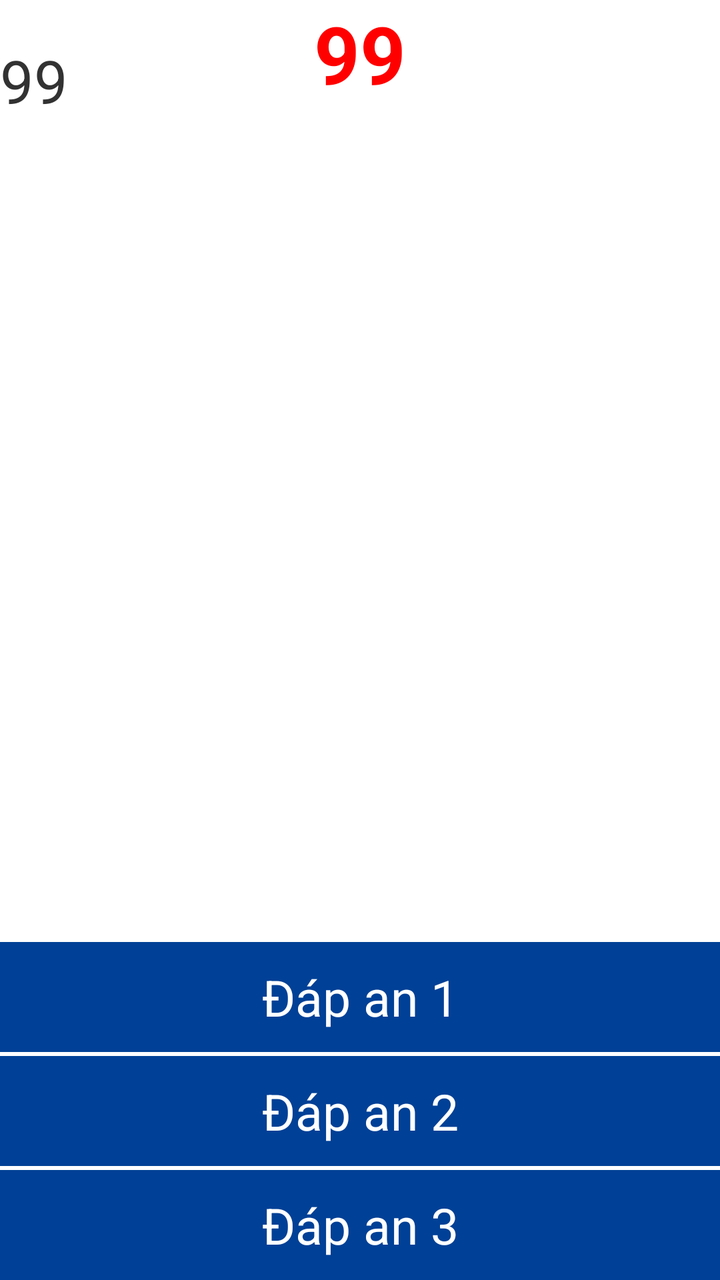
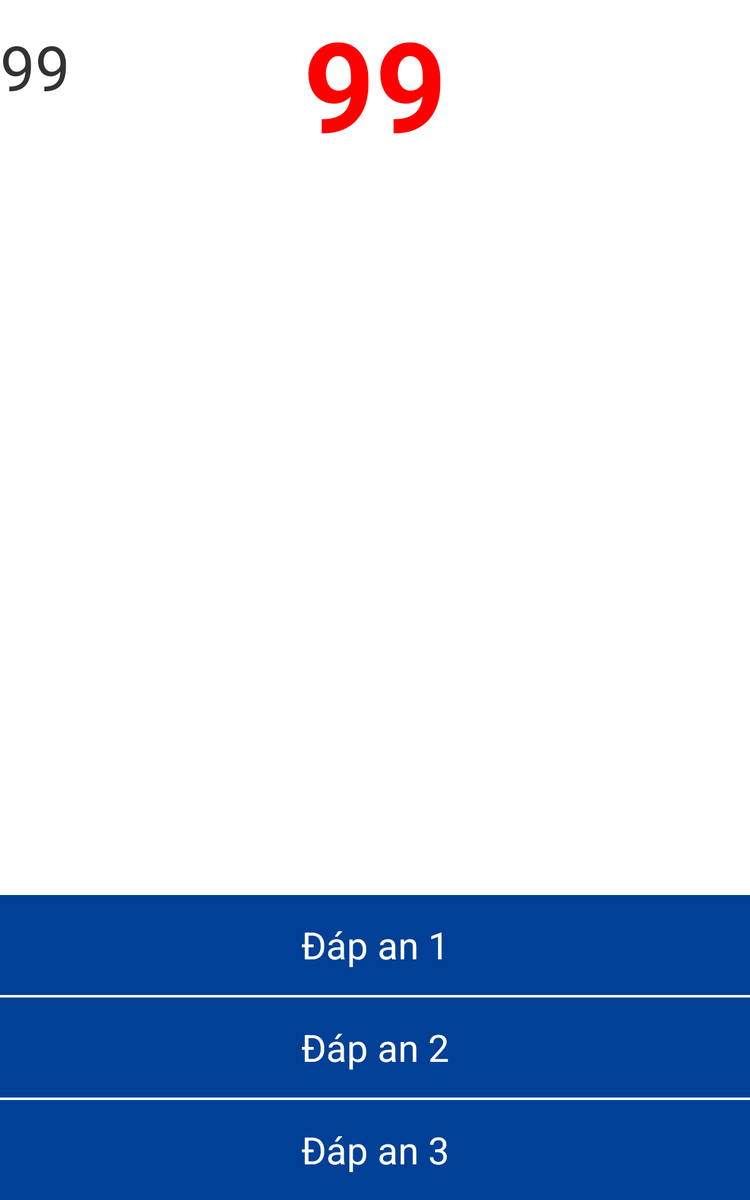

Two renders of one Android screen. The first uses the default layout on a phone; the second uses the alternative layout the repository ships for a different screen configuration, on a matching device. The two XML files are below.
<!-- AndroidManifest.xml: activity theme android:Theme.Holo.Light.NoActionBar.Fullscreen -->
<!-- res/layout/activity_gameplaycountdown.xml -->
<?xml version="1.0" encoding="utf-8"?>

<RelativeLayout xmlns:android="http://schemas.android.com/apk/res/android"
    android:orientation="vertical" android:layout_width="match_parent"
    android:layout_height="match_parent"
    android:background="@drawable/gamebackground">
    <TextView
        android:layout_width="wrap_content"
        android:layout_height="wrap_content"
        android:text="@string/score"
        android:textSize="@dimen/score_text_size"
        android:layout_centerHorizontal="true"
        android:id="@+id/txtScore"
        android:textStyle="bold"
        android:textColor="@color/textcolorred"/>
    <TextView
        android:layout_width="wrap_content"
        android:layout_height="wrap_content"
        android:text="@string/score"
        android:textSize="@dimen/timecountdown_text_size"
        android:layout_marginTop="20sp"
        android:id="@+id/txtCoutdown"
        />
    <ImageView
        android:layout_width="300sp"
        android:layout_height="300sp"
        android:src="@drawable/abrahamlincoln"
        android:layout_centerHorizontal="true"
        android:contentDescription="@string/contentdescription"
        android:layout_below="@+id/txtCoutdown"
        android:layout_marginTop="10sp"
        android:id="@+id/ivLogo"
        android:background="@null"
        />
    <Button
        android:layout_width="match_parent"
        android:layout_height="@dimen/button_anwser_height"
        android:layout_alignParentBottom="true"
        android:text="Đáp an 3"
        android:textColor="@color/textcolorwhite"
        android:background="@color/button_answer_2"
        android:layout_marginTop="@dimen/answer_margin_top"
        android:textSize="@dimen/button_anwser_text_size"
        android:id="@+id/btnAnswer3"/>
    <Button
        android:layout_width="match_parent"
        android:layout_height="@dimen/button_anwser_height"
        android:text="Đáp an 2"
        android:textColor="@color/textcolorwhite"
        android:background="@color/button_answer_2"
        android:layout_marginTop="@dimen/answer_margin_top"
        android:textSize="@dimen/button_anwser_text_size"
        android:id="@+id/btnAnswer2"
        android:layout_above="@id/btnAnswer3"/>
    <Button
        android:layout_width="match_parent"
        android:layout_height="@dimen/button_anwser_height"
        android:layout_above="@id/btnAnswer2"
        android:text="Đáp an 1"
        android:layout_marginTop="@dimen/answer_margin_top"
        android:textColor="@color/textcolorwhite"
        android:background="@color/button_answer_2"
        android:textSize="@dimen/button_anwser_text_size"
        android:id="@+id/btnAnswer1"/>


</RelativeLayout>
<!-- resources referenced by this layout -->
<resources>
  <color name="button_answer_2">#004096</color>
  <color name="textcolorred">#ff0000</color>
  <color name="textcolorwhite">#ffffff</color>
  <dimen name="answer_margin_top">2sp</dimen>
  <dimen name="button_anwser_height">55sp</dimen>
  <dimen name="button_anwser_text_size">25sp</dimen>
  <dimen name="score_text_size">40sp</dimen>
  <dimen name="timecountdown_text_size">30sp</dimen>
  <string name="contentdescription">Logo</string>
  <string name="score">99</string>
</resources>
<!-- res/layout-sw600dp/activity_gameplaycountdown.xml (the repository's variant of the layout above) -->
<!-- drawn on a 7-inch tablet held upright -->
<?xml version="1.0" encoding="utf-8"?>

<RelativeLayout xmlns:android="http://schemas.android.com/apk/res/android"
    android:orientation="vertical" android:layout_width="match_parent"
    android:layout_height="match_parent"
    android:background="@drawable/gamebackground">
    <TextView
        android:layout_width="wrap_content"
        android:layout_height="wrap_content"
        android:text="@string/score"
        android:textSize="100sp"
        android:layout_centerHorizontal="true"
        android:id="@+id/txtScore"
        android:textStyle="bold"
        android:textColor="@color/textcolorred"/>
    <TextView
        android:layout_width="wrap_content"
        android:layout_height="wrap_content"
        android:text="@string/score"
        android:textSize="50sp"
        android:layout_marginTop="20sp"
        android:id="@+id/txtCoutdown"
        />
    <ImageView
        android:layout_width="450sp"
        android:layout_height="450sp"
        android:src="@drawable/abrahamlincoln"
        android:layout_centerHorizontal="true"
        android:contentDescription="@string/contentdescription"
        android:layout_below="@+id/txtScore"
        android:layout_marginTop="10sp"
        android:id="@+id/ivLogo"
        android:background="@null"
        />
    <Button
        android:layout_width="match_parent"
        android:layout_height="80sp"
        android:layout_alignParentBottom="true"
        android:text="Đáp an 3"
        android:textColor="@color/textcolorwhite"
        android:background="@color/button_answer_2"
        android:layout_marginTop="@dimen/answer_margin_top"
        android:textSize="30sp"
        android:id="@+id/btnAnswer3"/>
    <Button
        android:layout_width="match_parent"
        android:layout_height="80sp"
        android:text="Đáp an 2"
        android:textColor="@color/textcolorwhite"
        android:background="@color/button_answer_2"
        android:layout_marginTop="@dimen/answer_margin_top"
        android:textSize="30sp"
        android:id="@+id/btnAnswer2"
        android:layout_above="@id/btnAnswer3"/>
    <Button
        android:layout_width="match_parent"
        android:layout_height="80sp"
        android:layout_above="@id/btnAnswer2"
        android:text="Đáp an 1"
        android:layout_marginTop="@dimen/answer_margin_top"
        android:textColor="@color/textcolorwhite"
        android:background="@color/button_answer_2"
        android:textSize="30sp"
        android:id="@+id/btnAnswer1"/>


</RelativeLayout>
<!-- resources referenced by the variant -->
<!-- as a 7-inch tablet held upright resolves them -->
<resources>
  <color name="button_answer_2">#004096</color>
  <color name="textcolorred">#ff0000</color>
  <color name="textcolorwhite">#ffffff</color>
  <dimen name="answer_margin_top">2sp</dimen>
  <string name="contentdescription">Logo</string>
  <string name="score">99</string>
</resources>
